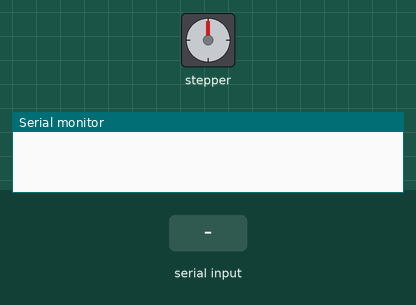
Recording of a sketch running on a simulated Arduino Uno, built with avr-gcc and run on an emulated ATmega328P. Parts: stepper motor, the last lines printed to the serial monitor. The test bench sets the inputs (shaded band). Stepper angles assume 200 steps per turn.

Above: at 1.2 s.
1.3 s: "1" received over the second serial link
At 1.45 s:
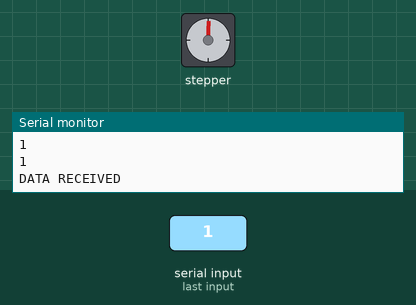
At 2.5 s:
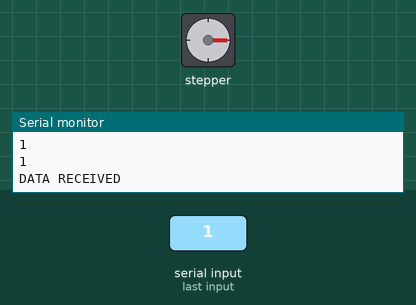
3.3 s: "1" received over the second serial link
At 5.2 s:
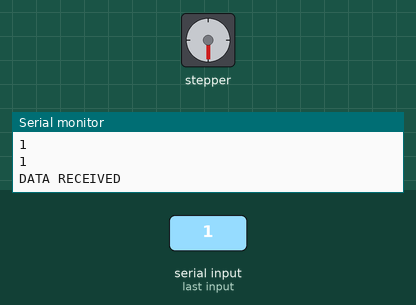
Timing chart, 0 to 6.7 s (numbered marks = the images above; inputs shaded):
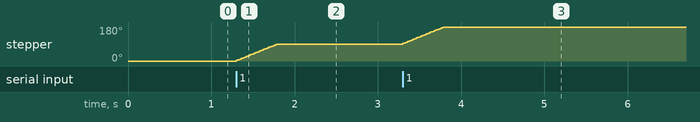

The sketch:

STEPPER_-XBEE.ino
```cpp
/*
 Stepper Motor Control - one revolution

 This program drives a unipolar or bipolar stepper motor.
 The motor is attached to digital pins 8 - 11 of the Arduino.

 The motor should revolve one revolution in one direction, then
 one revolution in the other direction.


 Created 11 Mar. 2007
 Modified 30 Nov. 2009
 by Tom Igoe

 */

#include <Stepper.h>
#include<SoftwareSerial.h>
SoftwareSerial XBee (2,3);


const int stepsPerRevolution = 200;  // change this to fit the number of steps per revolution
// for your motor

// initialize the stepper library on pins 8 through 11:
Stepper myStepper(stepsPerRevolution, 8,9,10,11);

float step_degree(float desired_degree)
{

    float degree = 360/desired_degree;

float jk = stepsPerRevolution/degree ;
    return (jk);

    }

void setup() {

  Serial.begin(9600);
  XBee.begin(9600);
  myStepper.setSpeed(30); // set the speed at 30 rpm:


}

void loop() {


   if (XBee.available() > 0)
  {

    int data =XBee.read();
    Serial.println(char(data));

    if(data == '1')
    {
        Serial.println(char(data));
        Serial.println("DATA RECEIVED");
        myStepper.step(step_degree(90));
        delay(200);
        }
}
}
```

Measured:
- after the input at 1.3 s, stepper: turns 90° clockwise in 0.48 s, starting at once
- after the input at 3.3 s, stepper: turns 90° clockwise in 0.48 s, starting at once
